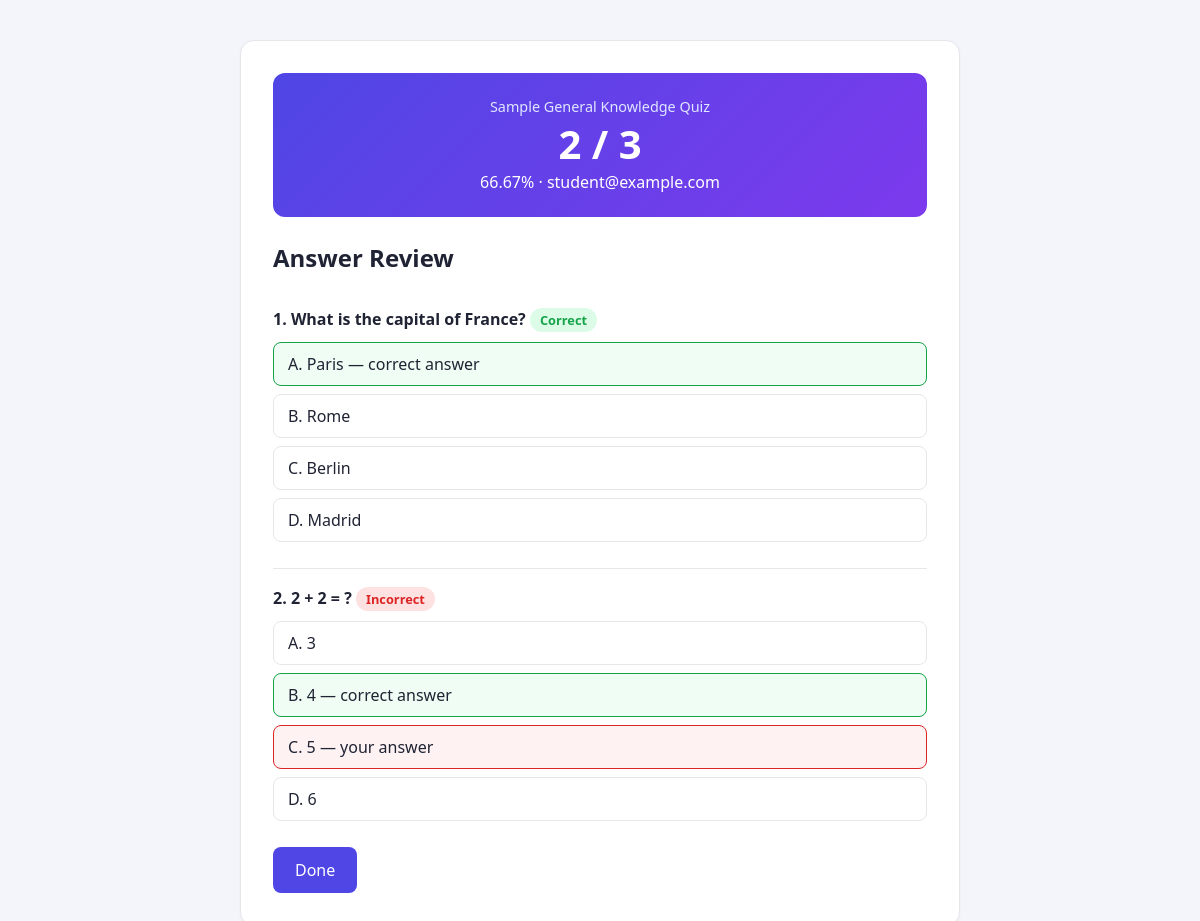
The app's page /result/1/ with its own data.
### quiz/models.py (models this page shows, shortened)
class QuizAttempt(models.Model):
    email = models.EmailField()
    quiz = models.ForeignKey(Quiz, related_name="attempts", on_delete=models.CASCADE)
    score = models.PositiveIntegerField(default=0)
    total_marks = models.PositiveIntegerField(default=0)
    started_at = models.DateTimeField(auto_now_add=True)
    submitted_at = models.DateTimeField(null=True, blank=True)
    @property
    def percentage(self):
        if self.total_marks == 0:
            return 0
        return round((self.score / self.total_marks) * 100, 2)

class Quiz(models.Model):
    title = models.CharField(max_length=200)
    description = models.TextField(blank=True)
    duration_minutes = models.PositiveIntegerField(
        default=30, help_text="Time limit in minutes."
    )
    is_active = models.BooleanField(default=True)
    created_at = models.DateTimeField(auto_now_add=True)

class AnswerRecord(models.Model):
    attempt = models.ForeignKey(QuizAttempt, related_name="answers", on_delete=models.CASCADE)
    question = models.ForeignKey(Question, on_delete=models.CASCADE)
    selected_option = models.CharField(max_length=1, blank=True)
    is_correct = models.BooleanField(default=False)
    class Meta:
        unique_together = ("attempt", "question")

class Question(models.Model):
    OPTION_CHOICES = (
        ("A", "Option A"),
        ("B", "Option B"),
        ("C", "Option C"),
        ("D", "Option D"),
    )
    quiz = models.ForeignKey(Quiz, related_name="questions", on_delete=models.CASCADE)
    text = models.TextField(verbose_name="Question")
    option_a = models.CharField(max_length=500)
    option_b = models.CharField(max_length=500)
    option_c = models.CharField(max_length=500, blank=True)
    option_d = models.CharField(max_length=500, blank=True)
    correct_option = models.CharField(
        max_length=1, choices=OPTION_CHOICES,
        help_text="Define the correct answer for this question here."
    )
    marks = models.PositiveIntegerField(default=1, validators=[MinValueValidator(1)])
    order = models.PositiveIntegerField(default=0)
    class Meta:
        ordering = ["order", "id"]
    def options(self):
        opts = []
        for key, label in self.OPTION_CHOICES:
            value = getattr(self, f"option_{key.lower()}")
            if value:
                opts.append((key, value))
        return opts

### quiz/views.py (the view)
# urls.py: path("result/<int:attempt_id>/", views.result, name="result"),
def result(request, attempt_id):
    attempt = get_object_or_404(QuizAttempt, id=attempt_id)
    answers = attempt.answers.select_related("question").all()
    return render(
        request,
        "quiz/result.html",
        {"attempt": attempt, "answers": answers},
    )

### quiz/templates/quiz/result.html (shortened to what this page needs)
{% extends "quiz/base.html" %}
{% block content %}
<div class="card">
    <div class="score-box">
        <div class="muted" style="color:#e0e7ff;">{{ attempt.quiz.title }}</div>
        <div class="big">{{ attempt.score }} / {{ attempt.total_marks }}</div>
        <div>{{ attempt.percentage }}% &middot; {{ attempt.email }}</div>
    </div>
    <h1>Answer Review</h1>
    {% for record in answers %}
    <div class="question-block">
        <div class="q-title">
            {{ forloop.counter }}. {{ record.question.text }}
            {% if record.is_correct %}
                <span class="badge correct">Correct</span>
            {% else %}
                <span class="badge wrong">Incorrect</span>
            {% endif %}
        </div>
        {% for key, value in record.question.options %}
            <label class="option-label
                {% if key == record.question.correct_option %}correct
                {% elif key == record.selected_option and key != record.question.correct_option %}wrong{% endif %}">
                {{ key }}. {{ value }}
                {% if key == record.question.correct_option %} &mdash; correct answer{% endif %}
                {% if key == record.selected_option and key != record.question.correct_option %} &mdash; your answer{% endif %}
            </label>
        {% endfor %}
    </div>
    {% endfor %}
    <a class="btn" href="{% url 'quiz:email_gate' %}">Done</a>
</div>
{% endblock %}

### quiz/templates/quiz/base.html (shortened to what this page needs)
<!DOCTYPE html>
<html lang="en">
<head>
</head>
<body>
<div class="wrap">
    {% block content %}{% endblock %}
</div>
</body>
</html>

### quiz/templates/quiz/base.html (style rules this page uses)
:root { --primary: #4f46e5; --bg: #f4f5fb; --card: #ffffff; --text: #1f2333; --muted: #6b7280; --border: #e5e7eb; --correct: #16a34a; --wrong: #dc2626; }
* { box-sizing: border-box; }
body { margin: 0; font-family: "Segoe UI", Roboto, Helvetica, Arial, sans-serif; background: var(--bg); color: var(--text); padding: 40px 16px; }
.wrap { max-width: 720px; margin: 0 auto; }
.card { background: var(--card); border: 1px solid var(--border); border-radius: 14px; padding: 32px; box-shadow: 0 1px 3px rgba(0,0,0,0.04); }
h1 { font-size: 1.5rem; margin-top: 0; }
button, .btn { display: inline-block; background: var(--primary); color: #fff; border: none; padding: 12px 22px; border-radius: 8px; font-size: 1rem; cursor: pointer; text-decoration: none; }
.question-block { border-bottom: 1px solid var(--border); padding: 18px 0; }
.question-block:last-of-type { border-bottom: none; }
.q-title { font-weight: 600; margin-bottom: 10px; }
.option-label { display: block; padding: 10px 14px; border: 1px solid var(--border); border-radius: 8px; margin-bottom: 8px; cursor: pointer; }
.option-label.correct { border-color: var(--correct); background: #f0fdf4; }
.option-label.wrong { border-color: var(--wrong); background: #fef2f2; }
.score-box { text-align: center; padding: 24px; border-radius: 12px; background: linear-gradient(135deg, var(--primary), #7c3aed); color: #fff; margin-bottom: 24px; }
.score-box .big { font-size: 2.5rem; font-weight: 700; }
.muted { color: var(--muted); font-size: 0.9rem; }
.badge { display: inline-block; padding: 3px 10px; border-radius: 999px; font-size: 0.8rem; font-weight: 600; }
.badge.correct { background: #dcfce7; color: var(--correct); }
.badge.wrong { background: #fee2e2; color: var(--wrong); }

### records on screen
QuizAttempt: quiz "Sample General Knowledge Quiz", score "2", total_marks "3", percentage "66.67", email "student@example.com"
AnswerRecord: question.text "What is the capital of France?", is_correct "Correct", options "A" "B" "C" "D"
Question: options "Paris" "Rome" "Berlin" "Madrid"
AnswerRecord: question.text "2 + 2 = ?", is_correct "Incorrect", options "A" "B" "C" "D", options "3" "4" "5" "6", selected_option "— your answer"
